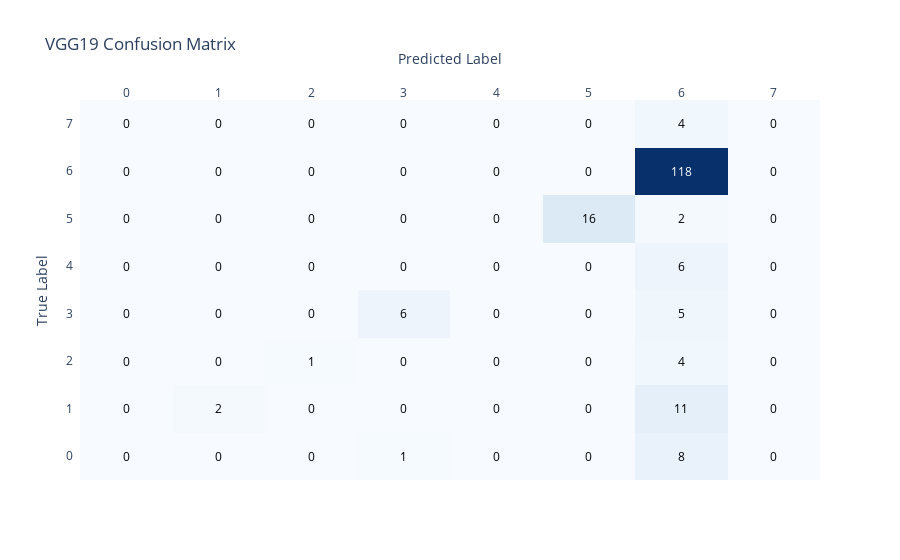

Notebook code cell kept with this figure:
### Markdown cell above
#### 5.6 VGG19

### Code cell
import tensorflow as tf
from tensorflow.keras.applications import VGG19
from tensorflow.keras.layers import Dense, Flatten, Dropout
from tensorflow.keras.models import Sequential
from sklearn.metrics import accuracy_score, classification_report, confusion_matrix
from sklearn.model_selection import train_test_split
from tensorflow.keras.preprocessing.image import ImageDataGenerator
import pandas as pd
import numpy as np
import plotly.figure_factory as ff

# Assuming the dataset is loaded into a DataFrame named 'ckpixelset'
# Example of loading the dataset (replace 'path_to_csv' with the actual path to your CSV file)
ckpixelset = pd.read_csv('ckextended.csv')

# Process the pixel data
def process_pixels(data):
    emotion = data['emotion'].copy()
    if isinstance(data['pixels'].iloc[0], list):
        data = pd.DataFrame(data['pixels'].to_list(), columns=[f'pixel{i}' for i in range(len(data['pixels'].iloc[0]))])
    else:
        data['pixels'] = data['pixels'].apply(lambda x: [int(pixel) for pixel in x.split()])
        data = pd.DataFrame(data['pixels'].to_list(), columns=[f'pixel{i}' for i in range(len(data['pixels'].iloc[0]))])
    data['emotion'] = emotion
    return data

ckpixelset = process_pixels(ckpixelset)

# Split the data into features and labels
X = ckpixelset.drop('emotion', axis=1).values
y = ckpixelset['emotion'].values

# Normalize the pixel values
X = X / 255.0

# Reshape the data to fit the VGG19 input requirements (48x48 grayscale images)
X = X.reshape(-1, 48, 48, 1)
X = np.repeat(X, 3, axis=-1)  # Convert grayscale to RGB by repeating the channel

# Binarize the labels
num_classes = len(np.unique(y))
y = tf.keras.utils.to_categorical(y, num_classes=num_classes)

# Split the data into training and testing sets
X_train, X_test, y_train, y_test = train_test_split(X, y, test_size=0.2, random_state=42)

# Data augmentation
datagen = ImageDataGenerator(
    rotation_range=10,
    zoom_range=0.1,
    width_shift_range=0.1,
    height_shift_range=0.1,
    horizontal_flip=True
)
datagen.fit(X_train)

# Load the VGG19 model with pre-trained weights, excluding the top layers
base_model = VGG19(weights='imagenet', include_top=False, input_shape=(48, 48, 3))

# Freeze the base model layers
for layer in base_model.layers:
    layer.trainable = False
# Create the model
vgg19_model = Sequential([
    base_model,
    Flatten(),
    Dense(256, activation='relu'),
    Dropout(0.5),
    Dense(num_classes, activation='softmax')  # Use the correct number of classes
])

# Compile the model
vgg19_model.compile(optimizer='adam', loss='categorical_crossentropy', metrics=['accuracy'])

# Train the model
history = vgg19_model.fit(datagen.flow(X_train, y_train, batch_size=32), validation_data=(X_test, y_test), epochs=30)

# Predictions
vgg_test_predict = vgg19_model.predict(X_test).argmax(axis=1)
y_test_classes = y_test.argmax(axis=1)

# Print the accuracy
print(f'VGG19 Accuracy: {accuracy_score(y_test_classes, vgg_test_predict)}')

# Classification report and confusion matrix
report_vgg19 = classification_report(y_test_classes, vgg_test_predict)
print(report_vgg19)

cm_vgg19 = confusion_matrix(y_test_classes, vgg_test_predict)
cm_df_vgg19 = pd.DataFrame(cm_vgg19, index=[str(i) for i in range(cm_vgg19.shape[0])], columns=[str(i) for i in range(cm_vgg19.shape[1])])

fig_vgg19 = ff.create_annotated_heatmap(
    z=cm_df_vgg19.values,
    x=list(cm_df_vgg19.columns),
    y=list(cm_df_vgg19.index),
    annotation_text=cm_df_vgg19.values,
    colorscale='Blues'
)
fig_vgg19.update_layout(title='VGG19 Confusion Matrix', xaxis_title='Predicted Label', yaxis_title='True Label')
fig_vgg19.show()

### Figure 1 — Plotly figure (JSON) as saved in the notebook; plotly's stock layout.template omitted (floating-point values rounded to 4 significant figures)
{"data": [{"colorscale": [[0, "rgb(247,251,255)"], [0.125, "rgb(222,235,247)"], [0.25, "rgb(198,219,239)"], [0.375, "rgb(158,202,225)"], [0.5, "rgb(107,174,214)"], [0.625, "rgb(66,146,198)"], [0.75, "rgb(33,113,181)"], [0.875, "rgb(8,81,156)"], [1, "rgb(8,48,107)"]], "reversescale": false, "showscale": false, "type": "heatmap", "x": ["0", "1", "2", "3", "4", "5", "6", "7"], "y": ["0", "1", "2", "3", "4", "5", "6", "7"], "z": [[0, 0, 0, 1, 0, 0, 8, 0], [0, 2, 0, 0, 0, 0, 11, 0], [0, 0, 1, 0, 0, 0, 4, 0], [0, 0, 0, 6, 0, 0, 5, 0], [0, 0, 0, 0, 0, 0, 6, 0], [0, 0, 0, 0, 0, 16, 2, 0], [0, 0, 0, 0, 0, 0, 118, 0], [0, 0, 0, 0, 0, 0, 4, 0]]}], "layout": {"annotations": [{"font": {"color": "#000000"}, "showarrow": false, "text": "0", "x": "0", "xref": "x", "y": "0", "yref": "y"}, {"font": {"color": "#000000"}, "showarrow": false, "text": "0", "x": "1", "xref": "x", "y": "0", "yref": "y"}, {"font": {"color": "#000000"}, "showarrow": false, "text": "0", "x": "2", "xref": "x", "y": "0", "yref": "y"}, {"font": {"color": "#000000"}, "showarrow": false, "text": "1", "x": "3", "xref": "x", "y": "0", "yref": "y"}, {"font": {"color": "#000000"}, "showarrow": false, "text": "0", "x": "4", "xref": "x", "y": "0", "yref": "y"}, {"font": {"color": "#000000"}, "showarrow": false, "text": "0", "x": "5", "xref": "x", "y": "0", "yref": "y"}, {"font": {"color": "#000000"}, "showarrow": false, "text": "8", "x": "6", "xref": "x", "y": "0", "yref": "y"}, {"font": {"color": "#000000"}, "showarrow": false, "text": "0", "x": "7", "xref": "x", "y": "0", "yref": "y"}, {"font": {"color": "#000000"}, "showarrow": false, "text": "0", "x": "0", "xref": "x", "y": "1", "yref": "y"}, {"font": {"color": "#000000"}, "showarrow": false, "text": "2", "x": "1", "xref": "x", "y": "1", "yref": "y"}, {"font": {"color": "#000000"}, "showarrow": false, "text": "0", "x": "2", "xref": "x", "y": "1", "yref": "y"}, {"font": {"color": "#000000"}, "showarrow": false, "text": "0", "x": "3", "xref": "x", "y": "1", "yref": "y"}, {"font": {"color": "#000000"}, "showarrow": false, "text": "0", "x": "4", "xref": "x", "y": "1", "yref": "y"}, {"font": {"color": "#000000"}, "showarrow": false, "text": "0", "x": "5", "xref": "x", "y": "1", "yref": "y"}, {"font": {"color": "#000000"}, "showarrow": false, "text": "11", "x": "6", "xref": "x", "y": "1", "yref": "y"}, {"font": {"color": "#000000"}, "showarrow": false, "text": "0", "x": "7", "xref": "x", "y": "1", "yref": "y"}, {"font": {"color": "#000000"}, "showarrow": false, "text": "0", "x": "0", "xref": "x", "y": "2", "yref": "y"}, {"font": {"color": "#000000"}, "showarrow": false, "text": "0", "x": "1", "xref": "x", "y": "2", "yref": "y"}, {"font": {"color": "#000000"}, "showarrow": false, "text": "1", "x": "2", "xref": "x", "y": "2", "yref": "y"}, {"font": {"color": "#000000"}, "showarrow": false, "text": "0", "x": "3", "xref": "x", "y": "2", "yref": "y"}, {"font": {"color": "#000000"}, "showarrow": false, "text": "0", "x": "4", "xref": "x", "y": "2", "yref": "y"}, {"font": {"color": "#000000"}, "showarrow": false, "text": "0", "x": "5", "xref": "x", "y": "2", "yref": "y"}, {"font": {"color": "#000000"}, "showarrow": false, "text": "4", "x": "6", "xref": "x", "y": "2", "yref": "y"}, {"font": {"color": "#000000"}, "showarrow": false, "text": "0", "x": "7", "xref": "x", "y": "2", "yref": "y"}, {"font": {"color": "#000000"}, "showarrow": false, "text": "0", "x": "0", "xref": "x", "y": "3", "yref": "y"}, {"font": {"color": "#000000"}, "showarrow": false, "text": "0", "x": "1", "xref": "x", "y": "3", "yref": "y"}, {"font": {"color": "#000000"}, "showarrow": false, "text": "0", "x": "2", "xref": "x", "y": "3", "yref": "y"}, {"font": {"color": "#000000"}, "showarrow": false, "text": "6", "x": "3", "xref": "x", "y": "3", "yref": "y"}, {"font": {"color": "#000000"}, "showarrow": false, "text": "0", "x": "4", "xref": "x", "y": "3", "yref": "y"}, {"font": {"color": "#000000"}, "showarrow": false, "text": "0", "x": "5", "xref": "x", "y": "3", "yref": "y"}, {"font": {"color": "#000000"}, "showarrow": false, "text": "5", "x": "6", "xref": "x", "y": "3", "yref": "y"}, {"font": {"color": "#000000"}, "showarrow": false, "text": "0", "x": "7", "xref": "x", "y": "3", "yref": "y"}, {"font": {"color": "#000000"}, "showarrow": false, "text": "0", "x": "0", "xref": "x", "y": "4", "yref": "y"}, {"font": {"color": "#000000"}, "showarrow": false, "text": "0", "x": "1", "xref": "x", "y": "4", "yref": "y"}, {"font": {"color": "#000000"}, "showarrow": false, "text": "0", "x": "2", "xref": "x", "y": "4", "yref": "y"}, {"font": {"color": "#000000"}, "showarrow": false, "text": "0", "x": "3", "xref": "x", "y": "4", "yref": "y"}, {"font": {"color": "#000000"}, "showarrow": false, "text": "0", "x": "4", "xref": "x", "y": "4", "yref": "y"}, {"font": {"color": "#000000"}, "showarrow": false, "text": "0", "x": "5", "xref": "x", "y": "4", "yref": "y"}, {"font": {"color": "#000000"}, "showarrow": false, "text": "6", "x": "6", "xref": "x", "y": "4", "yref": "y"}, {"font": {"color": "#000000"}, "showarrow": false, "text": "0", "x": "7", "xref": "x", "y": "4", "yref": "y"}, {"font": {"color": "#000000"}, "showarrow": false, "text": "0", "x": "0", "xref": "x", "y": "5", "yref": "y"}, {"font": {"color": "#000000"}, "showarrow": false, "text": "0", "x": "1", "xref": "x", "y": "5", "yref": "y"}, {"font": {"color": "#000000"}, "showarrow": false, "text": "0", "x": "2", "xref": "x", "y": "5", "yref": "y"}, {"font": {"color": "#000000"}, "showarrow": false, "text": "0", "x": "3", "xref": "x", "y": "5", "yref": "y"}, {"font": {"color": "#000000"}, "showarrow": false, "text": "0", "x": "4", "xref": "x", "y": "5", "yref": "y"}, {"font": {"color": "#000000"}, "showarrow": false, "text": "16", "x": "5", "xref": "x", "y": "5", "yref": "y"}, {"font": {"color": "#000000"}, "showarrow": false, "text": "2", "x": "6", "xref": "x", "y": "5", "yref": "y"}, {"font": {"color": "#000000"}, "showarrow": false, "text": "0", "x": "7", "xref": "x", "y": "5", "yref": "y"}, {"font": {"color": "#000000"}, "showarrow": false, "text": "0", "x": "0", "xref": "x", "y": "6", "yref": "y"}, {"font": {"color": "#000000"}, "showarrow": false, "text": "0", "x": "1", "xref": "x", "y": "6", "yref": "y"}, {"font": {"color": "#000000"}, "showarrow": false, "text": "0", "x": "2", "xref": "x", "y": "6", "yref": "y"}, {"font": {"color": "#000000"}, "showarrow": false, "text": "0", "x": "3", "xref": "x", "y": "6", "yref": "y"}, {"font": {"color": "#000000"}, "showarrow": false, "text": "0", "x": "4", "xref": "x", "y": "6", "yref": "y"}, {"font": {"color": "#000000"}, "showarrow": false, "text": "0", "x": "5", "xref": "x", "y": "6", "yref": "y"}, {"font": {"color": "#FFFFFF"}, "showarrow": false, "text": "118", "x": "6", "xref": "x", "y": "6", "yref": "y"}, {"font": {"color": "#000000"}, "showarrow": false, "text": "0", "x": "7", "xref": "x", "y": "6", "yref": "y"}, {"font": {"color": "#000000"}, "showarrow": false, "text": "0", "x": "0", "xref": "x", "y": "7", "yref": "y"}, {"font": {"color": "#000000"}, "showarrow": false, "text": "0", "x": "1", "xref": "x", "y": "7", "yref": "y"}, {"font": {"color": "#000000"}, "showarrow": false, "text": "0", "x": "2", "xref": "x", "y": "7", "yref": "y"}, {"font": {"color": "#000000"}, "showarrow": false, "text": "0", "x": "3", "xref": "x", "y": "7", "yref": "y"}, {"font": {"color": "#000000"}, "showarrow": false, "text": "0", "x": "4", "xref": "x", "y": "7", "yref": "y"}, {"font": {"color": "#000000"}, "showarrow": false, "text": "0", "x": "5", "xref": "x", "y": "7", "yref": "y"}, {"font": {"color": "#000000"}, "showarrow": false, "text": "4", "x": "6", "xref": "x", "y": "7", "yref": "y"}, {"font": {"color": "#000000"}, "showarrow": false, "text": "0", "x": "7", "xref": "x", "y": "7", "yref": "y"}], "title": {"text": "VGG19 Confusion Matrix"}, "xaxis": {"dtick": 1, "gridcolor": "rgb(0, 0, 0)", "side": "top", "ticks": "", "title": {"text": "Predicted Label"}}, "yaxis": {"dtick": 1, "ticks": "", "ticksuffix": "  ", "title": {"text": "True Label"}}}}
